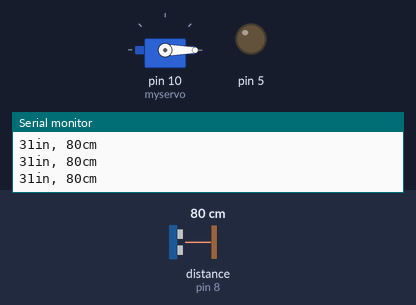
The sketch below on a simulated Arduino Uno, built with avr-gcc and run on an emulated ATmega328P. On the bench: servo, output pins drawn as LEDs (lit = HIGH), the last lines printed to the serial monitor. Wiring (inferred from the names in the program): ultrasonic range finder: trigger pin 9; echo pin 8. The test bench sets the inputs (shaded band); at power-on: distance to the obstacle (sensor on pin 8) 80 cm. The echo pulse lasts 58.3 µs per cm; pins used as bus, display or sensor lines are not drawn.

Above: at 1.2 s.
1.3 s: distance to the obstacle (sensor on pin 8) set to 23 cm
2.8 s: distance to the obstacle (sensor on pin 8) set to 18 cm
At 4.1 s:
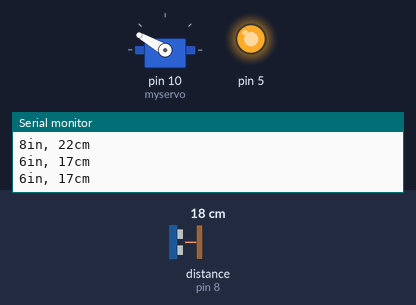
4.4 s: distance to the obstacle (sensor on pin 8) set to 35 cm
At 6.0 s:
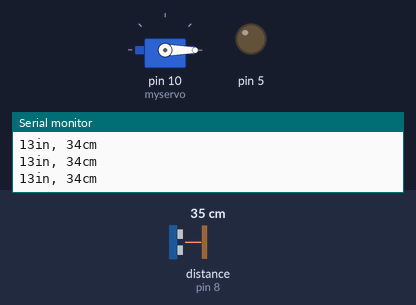
6.6 s: distance to the obstacle (sensor on pin 8) set to 2 cm
At 8.0 s:
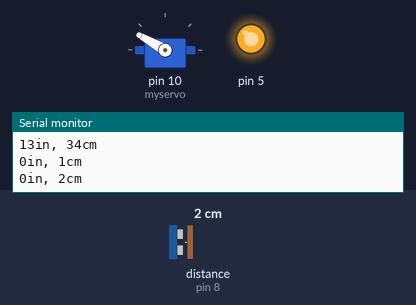
Timing chart, 0 to 9.2 s (numbered marks = the images above; inputs shaded):
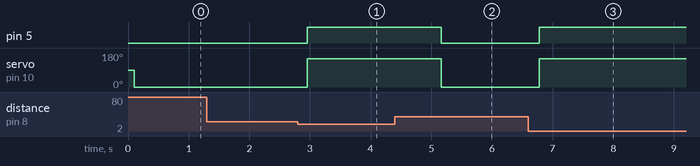

The sketch:

dustbin.ino
```cpp
const int pingPin = 9; // Trigger Pin of Ultrasonic Sensor
const int echoPin = 8; // Echo Pin of Ultrasonic Sensor
#include<Servo.h>

Servo myservo;

void setup() {
   Serial.begin(9600); // Starting Serial Terminal
   pinMode(5,OUTPUT);
  myservo.attach(10);
}

void loop() {
   long duration, inches, cm;
   pinMode(pingPin, OUTPUT);
   digitalWrite(pingPin, LOW);
   delayMicroseconds(2);
   digitalWrite(pingPin, HIGH);
   delayMicroseconds(10);
   digitalWrite(pingPin, LOW);
   pinMode(echoPin, INPUT);
   duration = pulseIn(echoPin, HIGH);
   inches = microsecondsToInches(duration);
   cm = microsecondsToCentimeters(duration);
   Serial.print(inches);
   Serial.print("in, ");
   Serial.print(cm);
   Serial.print("cm");
   Serial.println();
   delay(100);

   if(cm<20)
   {
    myservo.write(150);
    digitalWrite(5,HIGH);
    delay(1000);
   }
   else
   {
    myservo.write(0);
    digitalWrite(5,LOW);
    delay(100);
   }
}

long microsecondsToInches(long microseconds) {
   return microseconds / 74 / 2;
}

long microsecondsToCentimeters(long microseconds) {
   return microseconds / 29 / 2;
}
```

Measured:
- the behaviour switches between 21 and 20 cm on distance to the obstacle (sensor on pin 8) (found by bisection; images 0 and 1)
- after the input at 2.8 s, pin 5: LOW → HIGH after 0.16 s; servo on pin 10 (myservo): 0° → 150° after 0.16 s
- after the input at 4.4 s, pin 5: HIGH → LOW after 0.76 s; servo on pin 10 (myservo): 150° → 0° after 0.76 s
- after the input at 6.6 s, pin 5: LOW → HIGH after 0.18 s; servo on pin 10 (myservo): 0° → 150° after 0.18 s
